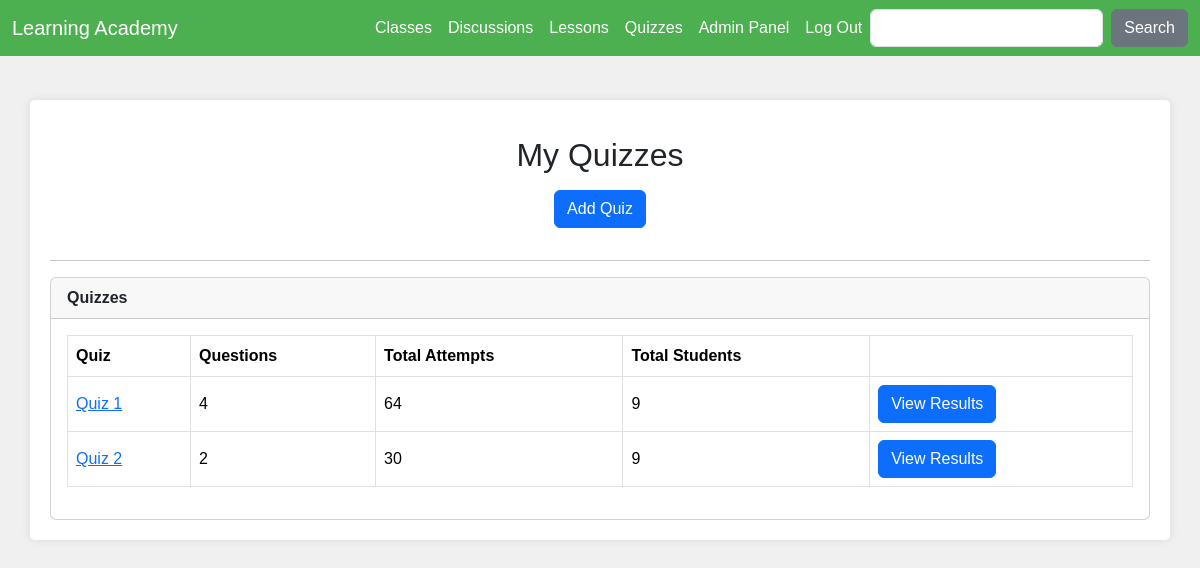
/teacher_quiz_list/ (signed in), run on an earlier commit of the app's database.
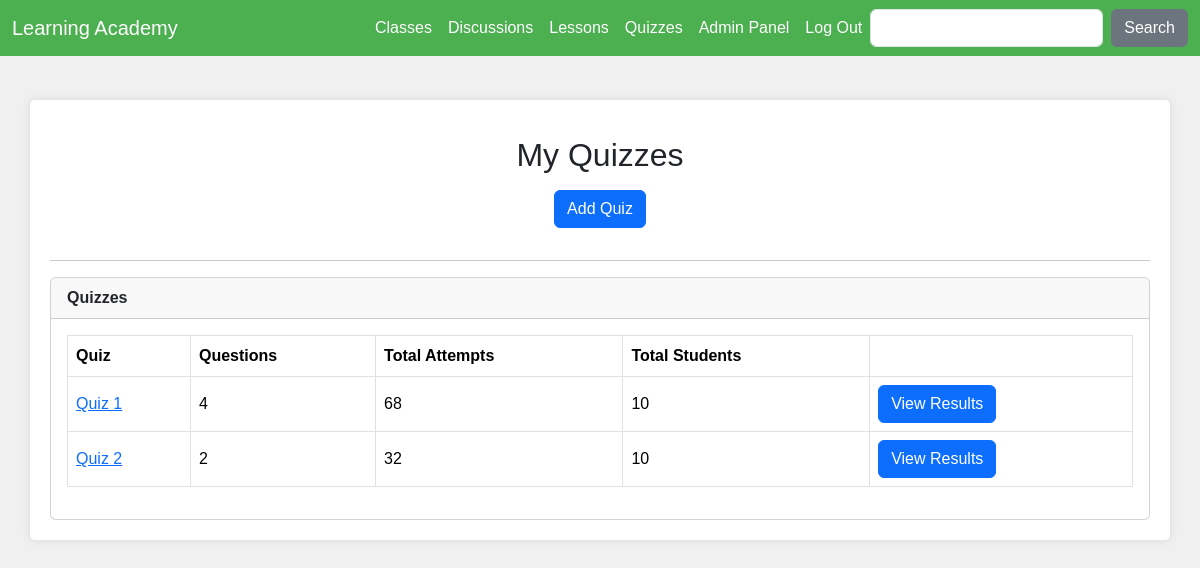
And on a later commit of the database.
### learn/models.py (models this page shows, shortened)
class Quiz(models.Model):
    subject = models.ForeignKey(Subject, on_delete=models.CASCADE)
    owner = models.ForeignKey(User, on_delete=models.CASCADE, related_name='quizzes')
    name = models.CharField(max_length=255)
    weight = models.DecimalField(max_digits=5, decimal_places=2, default=1.00)  # Default weight is 1

### learn/views.py (the view)
# urls.py: path('teacher_quiz_list/', QuizListView.as_view(), name="teacher_quiz_list"),
class QuizListView(ListView):
    model = Quiz
    ordering = ('name', )
    context_object_name = 'quizzes'
    template_name = 'teacher_quiz_list.html'
    def get_queryset(self):
        queryset = self.request.user.quizzes \
            .annotate(questions_count=Count('questions', distinct=True)) \
            .annotate(taken_count=Count('taken_quizzes')) \
            .annotate(student_count=Count('taken_quizzes__student', distinct=True))
        return queryset

### learn/templates/teacher_quiz_list.html
{% extends 'base.html' %}
{% block content %}
    <div class="text-center my-3">
        <h2 class="my-3">My Quizzes</h2>
        <a href="{% url 'quiz_add' %}" class="btn btn-primary mb-3" role="button">Add Quiz</a>
    </div>
    <hr />
    <div class="card">
        <div class="card-header">
            <strong>Quizzes</strong>
        </div>
        <div class="card-body">
            <table class="table table-bordered table-hover">
                <thead class="thead-dark">
                    <tr>
                        <th>Quiz</th>
                        <th>Questions</th>
                        <th>Total Attempts</th>
                        <th>Total Students</th>
                        <th></th>
                    </tr>
                </thead>
                <tbody>
                    {% for quiz in quizzes %}
                            <tr>
                                <td class="align-middle"><a href="{% url 'edit_quiz' quiz.pk %}">{{ quiz.name }}</a></td>
                                <td class="align-middle">{{ quiz.questions_count }}</td>
                                <td class="align-middle">{{ quiz.taken_count }}</td>
                                <td class="align-middle">{{ quiz.student_count }}</td>
                                <td class="text-right">
                                    <a href="{% url 'quiz_results' quiz.pk %}" class="btn btn-primary">View Results</a>
                                </td>
                            </tr>
                        {% empty %}
                            <tr>
                                <td colspan="4">You haven't created any quizzes yet.</td>
                            </tr>
                        {% endfor %}
                </tbody>
            </table>
        </div>
    </div>
</div>
{% endblock %}

What changed in the data, as far as the page shows it:
changed Quiz "Quiz 1": taken_count "64" → "68"; student_count "9" → "10"
computed for Quiz "Quiz 2": taken_count "30" → "32"; student_count "9" → "10"
